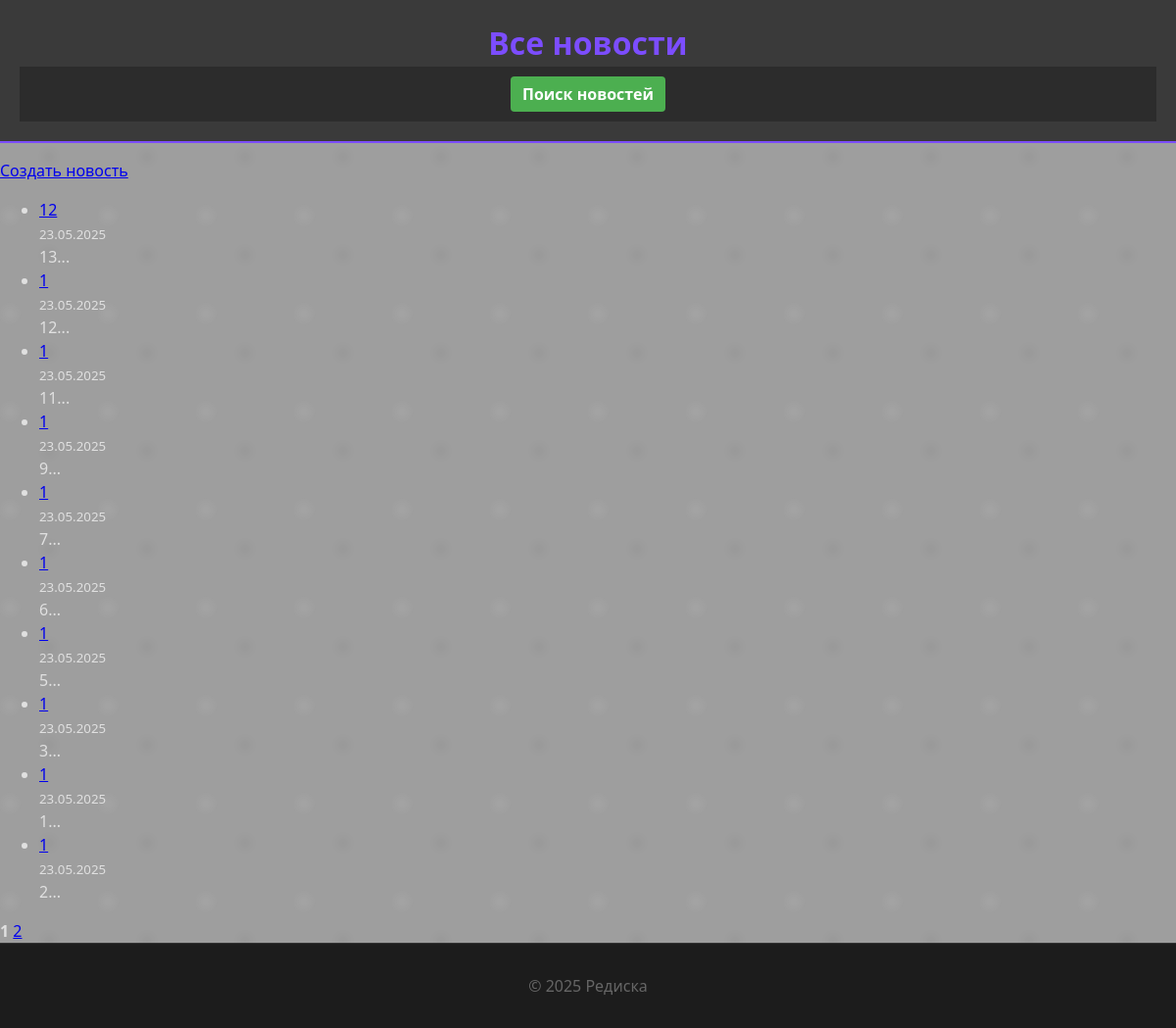
Page /news/ on the committed database.
### news/models.py (models this page shows, shortened)
class Post(models.Model):
    author = models.ForeignKey(Author, on_delete=models.CASCADE)
    POST_TYPES = [('article', 'Статья'), ('news', 'Новость')]
    post_type = models.CharField(max_length=10, choices=POST_TYPES, default='article')
    created_at = models.DateTimeField(auto_now_add=True)
    categories = models.ManyToManyField(Category, through='PostCategory')
    title = models.CharField(max_length=128)
    content = models.TextField()
    rating = models.IntegerField(default=0)

### news/views.py (the view)
# urls.py: path('', PostList.as_view(), name='news_list'),
class PostList(ListView):
    model = Post
    ordering = ['-created_at']
    template_name = 'news/news.html'
    context_object_name = 'news'
    paginate_by = 10

### news/templatetags/custom_filter.py (called while the page is built)
@register.filter(name='censor')
def censor(value):
    if not isinstance(value, str):
        raise TypeError("Фильтр 'censor' можно применять только к строкам.")
    def replace_bad_word(match):
        word = match.group()
        return word[0] + '*' * (len(word) - 1)
    def censor_text(text):
        for word in BAN_WORDS:
            pattern = rf'(?i)\b{re.escape(word)}\b'
            text = re.sub(pattern, replace_bad_word, text)
        return text
    soup = BeautifulSoup(value, 'html.parser')
    for elem in soup.find_all(text=True):
        if isinstance(elem, NavigableString):
            censored = censor_text(str(elem))
            elem.replace_with(censored)
    return str(soup)

### news/templates/news/news.html (shortened to what this page needs)
{% extends 'news/base.html' %}
{% load custom_filter %}
{% block header %}Все новости{% endblock header %}
{% block content %}
  <p><a href="{% url 'news_create' %}">Создать новость</a></p>
  <ul>
    {% for post in news %}
      {% if post.post_type == 'news' %}
        <li>
          <a href="{% url 'news_detail' post.id %}">{{ post.title|censor }}</a><br>
          <small>{{ post.created_at|date:"d.m.Y" }}</small><br>
          {{ post.content|censor|slice:":20" }}...
        </li>
      {% endif %}
    {% empty %}
      <li>Новостей пока нет.</li>
    {% endfor %}
  </ul>
  <div>
    <strong>{{ page_obj.number }}</strong>
    {% if page_obj.has_next %}
      <a href="?page={{ page_obj.next_page_number }}">{{ page_obj.next_page_number }}</a>
    {% endif %}
  </div>
{% endblock content %}

### news/templates/news/base.html (shortened to what this page needs)
{% load static %}
<html lang="ru">
<head>
    <link rel="stylesheet" href="{% static 'style.css' %}">
</head>
<body>
    <header>
        <h1>{% block header %}Новостной портал{% endblock header %}</h1>
        <nav>
            <a href="{% url 'news_search' %}" style="padding: 6px 12px; background-color: #4CAF50; color: white; text-decoration: none; border-radius: 4px;">Поиск новостей</a>
        </nav>
    </header>
    <main>
        {% block content %}{% endblock content %}
    </main>
    <footer>
        {% block footer %}
        <p>© 2025 Редиска</p>
        {% endblock footer %}
    </footer>
</body>
</html>

### news/static/style.css (style rules this page uses)
body { margin: 0; padding: 0; font-family: 'Segoe UI', Tahoma, Geneva, Verdana, sans-serif; background-color: #9e9e9e; background-image: radial-gradient(circle at 10% 20%, rgba(255,255,255,0.05) 2%, transparent 10%), radial-gradient(circle at 50% 60%, rgba(0,0,0,0.03) 1%, transparent 15%); background-repeat: repeat; background-size: 100px 100px; color: #e0e0e0; line-height: 1.5; }
header { background-color: #3a3a3a; padding: 20px; text-align: center; border-bottom: 2px solid #7c4dff; }
header h1 { color: #7c4dff; margin: 0; }
nav { display: flex; justify-content: center; background-color: #2c2c2c; padding: 10px 0; }
nav a { color: #a0e7a0; margin: 0 15px; text-decoration: none; font-weight: bold; }
footer { background-color: #1c1c1c; text-align: center; padding: 15px; color: #666; border-top: 1px solid #333; }

### rows in the picture
Post: title|censor "12", created_at "23.05.2025", content|censor "13"
Post: title|censor "1", created_at "23.05.2025", content|censor "12"
Post: title|censor "1", created_at "23.05.2025", content|censor "11"
Post: title|censor "1", created_at "23.05.2025", content|censor "9"
Post: title|censor "1", created_at "23.05.2025", content|censor "7"
Post: title|censor "1", created_at "23.05.2025", content|censor "6"
Post: title|censor "1", created_at "23.05.2025", content|censor "5"
Post: title|censor "1", created_at "23.05.2025", content|censor "3"
Post: title|censor "1", created_at "23.05.2025", content|censor "1"
Post: title|censor "1", created_at "23.05.2025", content|censor "2"

### other values in the picture
{{ page_obj.number }} "1"
{{ page_obj.next_page_number }} "2"
